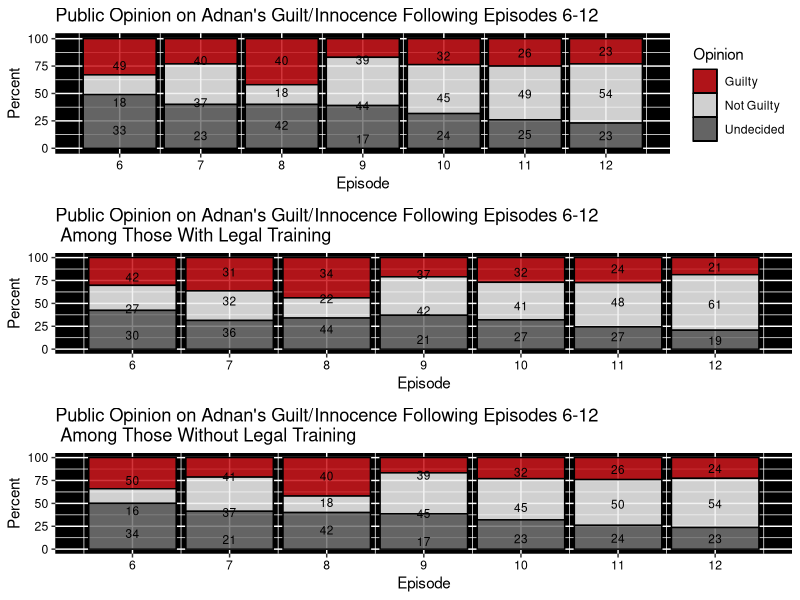

Write the R code that produced this figure.
#make stacked bar charts for total, lawyers, and nonlaywers
library(ggplot2)
library(RColorBrewer)
library(ggthemes)
library(gridExtra)
library(plyr)

setwd("raw_data")
total <- read.csv('total1.csv')
total <- ddply(total, .(Episode), transform, pos = cumsum(Percent) - (0.5 * Percent))

total$Opinion <- factor(total$Opinion, levels = c("Guilty", "Not Guilty", "Undecided"))

pal1 <- c("#cb181dDD", "#f0f0f0DD", "#737373DD")
	
a<-ggplot(data = total, aes(x = Episode, y= Percent, fill = Opinion)) + 
	scale_fill_manual(values = pal1) +
	geom_bar(stat="identity", colour="black")+
	guides(fill = guide_legend(override.aes = list(colour = NULL)))+
	theme(legend.key = element_rect(colour = "black"))+
	labs(title = "Public Opinion on Adnan's Guilt/Innocence Following Episodes 6-12") +
	scale_x_continuous(breaks=c(6,7,8,9,10,11,12))+
	theme(panel.background = element_rect(fill = "black"))+
	theme(axis.text.x=element_text(colour="black"))+
	theme(axis.text.y=element_text(colour="black"))+
	geom_text(aes(label = round(Percent, digits=0), y = pos), size = 3)

#lawyers
l <- read.csv('lawyers1.csv')
l <- ddply(l, .(Episode), transform, pos = cumsum(Percent) - (0.5 * Percent))

b<-ggplot(data = l, aes(x = Episode, y= Percent, fill = Opinion)) + 
	geom_bar(stat="identity", colour="black")+ scale_fill_manual(values = pal1, guide=FALSE) +
	labs(title = "Public Opinion on Adnan's Guilt/Innocence Following Episodes 6-12 \n Among Those With Legal Training") +
	scale_x_continuous( breaks=c(6,7,8,9,10,11,12))+
	theme(panel.background = element_rect(fill = "black"))+
	theme(axis.text.x=element_text(colour="black"))+
	theme(axis.text.y=element_text(colour="black"))+
	geom_text(aes(label = round(Percent, digits=0), y = pos), size = 3)

#non-lawyers
nl <- read.csv('non-lawyers1.csv')
nl <- ddply(nl, .(Episode), transform, pos = cumsum(Percent) - (0.5 * Percent))

library(ggplot2)
library(RColorBrewer)
library(ggthemes)
library(gridExtra)

c<-ggplot(data = nl, aes(x = Episode, y= Percent, fill = Opinion)) + 
	geom_bar(stat="identity", colour="black")+ scale_fill_manual(values = pal1, guide=FALSE) +
	labs(title = "Public Opinion on Adnan's Guilt/Innocence Following Episodes 6-12 \n Among Those Without Legal Training") +
	scale_x_continuous( breaks=c(6,7,8,9,10,11,12))+
	theme(panel.background = element_rect(fill = "black"))+ 
	theme(axis.text.x=element_text(colour="black"))+
	theme(axis.text.y=element_text(colour="black"))+
	geom_text(aes(label = round(Percent, digits=0), y = pos), size = 3)

	

# Multiple plot function
#
# ggplot objects can be passed in ..., or to plotlist (as a list of ggplot objects)
# - cols:   Number of columns in layout
# - layout: A matrix specifying the layout. If present, 'cols' is ignored.
#
# If the layout is something like matrix(c(1,2,3,3), nrow=2, byrow=TRUE),
# then plot 1 will go in the upper left, 2 will go in the upper right, and
# 3 will go all the way across the bottom.
#
multiplot <- function(..., plotlist=NULL, file, cols=1, layout=NULL) {
  require(grid)

  # Make a list from the ... arguments and plotlist
  plots <- c(list(...), plotlist)

  numPlots = length(plots)

  # If layout is NULL, then use 'cols' to determine layout
  if (is.null(layout)) {
    # Make the panel
    # ncol: Number of columns of plots
    # nrow: Number of rows needed, calculated from # of cols
    layout <- matrix(seq(1, cols * ceiling(numPlots/cols)),
                    ncol = cols, nrow = ceiling(numPlots/cols))
  }

 if (numPlots==1) {
    print(plots[[1]])

  } else {
    # Set up the page
    grid.newpage()
    pushViewport(viewport(layout = grid.layout(nrow(layout), ncol(layout))))

    # Make each plot, in the correct location
    for (i in 1:numPlots) {
      # Get the i,j matrix positions of the regions that contain this subplot
      matchidx <- as.data.frame(which(layout == i, arr.ind = TRUE))

      print(plots[[i]], vp = viewport(layout.pos.row = matchidx$row,
                                      layout.pos.col = matchidx$col))
    }
  }
}

multiplot(a,b,c)
